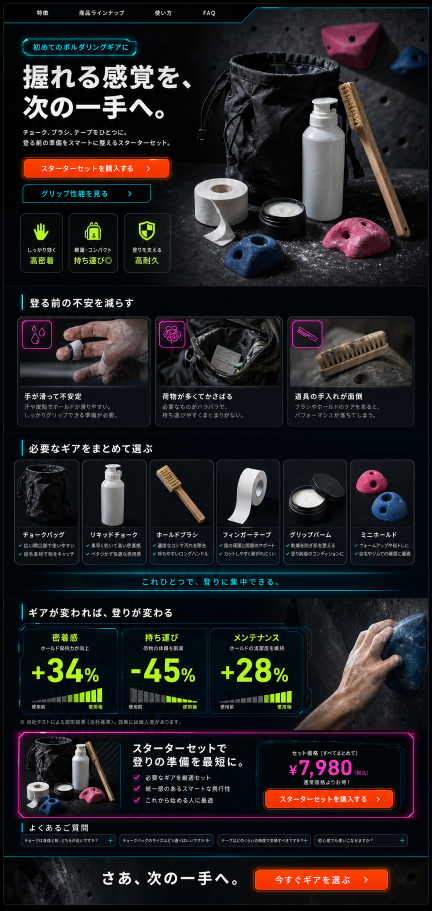
#> input picture day099/mockups/home-lp.png, 864 x 1821 px, found by its file name (shown at 1/2 size)
$ python extract_mock_assets.py
#> lines starting #> are read from the running program, lines starting #| are printed output that depends on the picture
from pathlib import Path

from PIL import Image, ImageDraw, ImageFilter


ROOT = Path(__file__).resolve().parents[1]
MOCKUPS = ROOT / "mockups"
PUBLIC = ROOT / "public" / "assets"


def ensure_dirs():
    for directory in [
        PUBLIC / "illustrations",
        PUBLIC / "thumbnails",
        PUBLIC / "featured",
        PUBLIC / "gallery",
        PUBLIC / "relationship",
        PUBLIC / "wallpapers",
        PUBLIC / "logos",
    ]:
        directory.mkdir(parents=True, exist_ok=True)


def crop(src, box, out, mask=None):
#> called with box = (17, 16, 111, 61)
    image = Image.open(src).convert("RGBA").crop(box)
    if mask:
        image = apply_mask(image, mask)
    out.parent.mkdir(parents=True, exist_ok=True)
    image.save(out)


def apply_mask(image, mask_spec):
    kind = mask_spec["kind"]
    padding = mask_spec.get("padding", 0)
    feather = mask_spec.get("feather", 3)
    width, height = image.size
#> width = 94; height = 45
    mask = Image.new("L", (width, height), 0)
#> mask: PIL image 94x45 L; every value is 0
    draw = ImageDraw.Draw(mask)

    if kind == "ellipse":
        draw.ellipse(
            (padding, padding, width - padding, height - padding),
            fill=255,
        )
    elif kind == "rounded":
        radius = mask_spec.get("radius", 24)
        draw.rounded_rectangle(
            (padding, padding, width - padding, height - padding),
            radius=radius,
            fill=255,
        )
    elif kind == "hero":
        draw.ellipse((18, 0, width - 18, height - 18), fill=255)
        draw.rounded_rectangle((32, int(height * 0.52), width - 32, height - 8), radius=42, fill=255)
    else:
        raise ValueError(f"Unknown mask kind: {kind}")

    if feather:
        mask = mask.filter(ImageFilter.GaussianBlur(feather))

    result = image.copy()
    result.putalpha(mask)
    return result


def main():
    ensure_dirs()

    home = MOCKUPS / "home-lp.png"
    profile = MOCKUPS / "pages" / "character-profile.png"
    videos = MOCKUPS / "pages" / "video-list.png"
    gallery = MOCKUPS / "pages" / "gallery.png"

    crop(
        home,
        (17, 16, 111, 61),
        PUBLIC / "logos" / "logo-cats.png",
        {"kind": "rounded", "padding": 1, "radius": 22, "feather": 1},
    )
    crop(
        home,
        (374, 78, 835, 585),
        PUBLIC / "illustrations" / "hero-cats.png",
        {"kind": "hero", "feather": 5},
    )
#> in apply_mask (call 2), `mask = Image.new("L", (width, height), 0)`: mask: PIL image 461x507 L; every value is 0
#> in apply_mask (call 2), `mask = mask.filter(ImageFilter.GaussianBlur(feather))`:
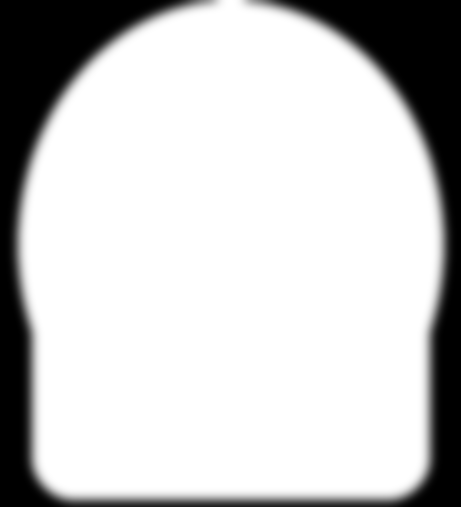
#> mask: PIL image 461x507 L; min 0, max 255, mean 201
#> in apply_mask (call 2), `result.putalpha(mask)`:
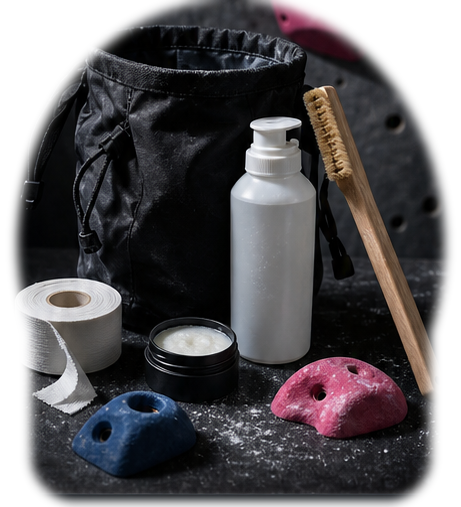
#> result: PIL image 461x507 RGBA; mean R, G, B, A 49.7, 46.6, 50.1, 201; transparent parts drawn white
    crop(
        home,
        (65, 690, 224, 857),
        PUBLIC / "illustrations" / "profile-shiro.png",
        {"kind": "ellipse", "padding": 2, "feather": 2},
    )
#> in apply_mask (call 3), `mask = Image.new("L", (width, height), 0)`: mask: PIL image 159x167 L; every value is 0
#> in apply_mask (call 3), `mask = mask.filter(ImageFilter.GaussianBlur(feather))`:
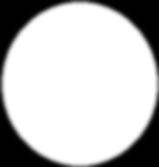
#> mask: PIL image 159x167 L; min 0, max 255, mean 192.5
#> in apply_mask (call 3), `result.putalpha(mask)`:
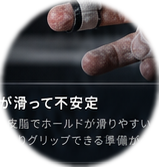
#> result: PIL image 159x167 RGBA; mean R, G, B, A 46.4, 44.6, 48.8, 192.5; transparent parts drawn white
    crop(
        home,
        (476, 690, 620, 857),
        PUBLIC / "illustrations" / "profile-hachi.png",
        {"kind": "ellipse", "padding": 2, "feather": 2},
    )
#> call 4 of crop, with box = (476, 690, 620, 857)
#> in crop (call 4), `image = Image.open(src).convert("RGBA").crop(box)`:
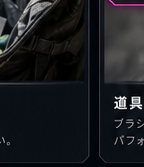
#> image: PIL image 144x167 RGBA; mean R, G, B, A 26, 28.3, 31.8, 255
#> in apply_mask (call 4), `mask = Image.new("L", (width, height), 0)`: mask: PIL image 144x167 L; every value is 0
#> in apply_mask (call 4), `mask = mask.filter(ImageFilter.GaussianBlur(feather))`:
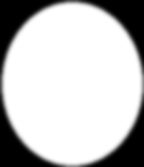
#> mask: PIL image 144x167 L; min 0, max 255, mean 192.4
#> in apply_mask (call 4), `result.putalpha(mask)`:
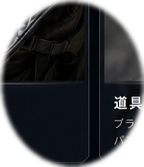
#> result: PIL image 144x167 RGBA; mean R, G, B, A 26, 28.3, 31.8, 192.4; transparent parts drawn white
    crop(
        profile,
        (465, 110, 826, 420),
        PUBLIC / "illustrations" / "intro-cats.png",
        {"kind": "hero", "feather": 5},
    )
    crop(
        videos,
        (450, 76, 870, 356),
        PUBLIC / "illustrations" / "video-hero-cats.png",
        {"kind": "hero", "feather": 5},
    )
    crop(
        gallery,
        (398, 102, 835, 402),
        PUBLIC / "illustrations" / "gallery-hero-cats.png",
        {"kind": "hero", "feather": 5},
    )

    profile_detail_boxes = [
        ("shiro-likes", (268, 858, 409, 982)),
        ("shiro-personality", (292, 1017, 424, 1129)),
        ("shiro-charm", (286, 1164, 424, 1284)),
        ("hachi-likes", (666, 858, 812, 984)),
        ("hachi-personality", (672, 1016, 814, 1128)),
        ("hachi-charm", (674, 1164, 817, 1284)),
    ]
    for name, box in profile_detail_boxes:
        crop(profile, box, PUBLIC / "illustrations" / f"profile-detail-{name}.png", {"kind": "rounded", "padding": 0, "radius": 12, "feather": 1})

    thumbnail_boxes = [
        ("morning-stretch", (33, 1034, 218, 1198)),
        ("snack-time", (230, 1034, 416, 1198)),
        ("window-watch", (435, 1034, 621, 1198)),
        ("weekend-games", (638, 1034, 824, 1198)),
    ]
    for name, box in thumbnail_boxes:
        crop(home, box, PUBLIC / "thumbnails" / f"{name}.png", {"kind": "rounded", "padding": 0, "radius": 10, "feather": 1})

    gallery_boxes = [
        ("nap-together", (34, 1311, 218, 1430)),
        ("box-hideout", (236, 1311, 420, 1430)),
        ("window-pair", (437, 1311, 621, 1430)),
        ("music-room", (638, 1311, 823, 1430)),
        ("soft-bed", (34, 1460, 218, 1579)),
        ("face-to-face", (236, 1460, 420, 1579)),
        ("round-sleep", (437, 1460, 621, 1579)),
        ("sunny-room", (638, 1460, 823, 1579)),
    ]
    for name, box in gallery_boxes:
        crop(home, box, PUBLIC / "gallery" / f"{name}.png", {"kind": "rounded", "padding": 0, "radius": 10, "feather": 1})

    relationship_boxes = [
        ("morning-greeting", (73, 1392, 283, 1538)),
        ("snack-meeting", (326, 1392, 536, 1538)),
        ("window-watch", (581, 1392, 792, 1538)),
    ]
    for name, box in relationship_boxes:
        crop(profile, box, PUBLIC / "relationship" / f"{name}.png", {"kind": "rounded", "padding": 0, "radius": 14, "feather": 1})

    crop(videos, (48, 416, 453, 688), PUBLIC / "featured" / "weekly-playtime.png", {"kind": "rounded", "padding": 0, "radius": 14, "feather": 1})

    video_library_boxes = [
        ("morning-stretch", (29, 814, 290, 988)),
        ("snack-time", (319, 814, 580, 988)),
        ("window-watch", (608, 814, 869, 988)),
        ("fur-grooming", (29, 1124, 290, 1298)),
        ("box-hideout", (319, 1124, 580, 1298)),
        ("night-rest", (608, 1124, 869, 1298)),
    ]
    for name, box in video_library_boxes:
        crop(videos, box, PUBLIC / "thumbnails" / f"library-{name}.png", {"kind": "rounded", "padding": 0, "radius": 10, "feather": 1})

    crop(gallery, (239, 424, 812, 720), PUBLIC / "featured" / "best-shot.png", {"kind": "rounded", "padding": 0, "radius": 16, "feather": 1})

    gallery_page_boxes = [
        ("sun-stretch", (37, 820, 223, 1045)),
        ("round-eyes", (237, 820, 424, 1045)),
        ("snack-sign", (437, 820, 624, 1045)),
        ("window-back", (638, 820, 824, 1045)),
        ("sleep-together", (37, 1110, 223, 1335)),
        ("tiny-paws", (237, 1110, 424, 1335)),
        ("box-shiro", (437, 1110, 624, 1335)),
        ("yarn-hachi", (638, 1110, 824, 1335)),
    ]
    for name, box in gallery_page_boxes:
        crop(gallery, box, PUBLIC / "gallery" / f"page-{name}.png", {"kind": "rounded", "padding": 0, "radius": 10, "feather": 1})

    wallpaper_boxes = [
        ("sunny-shiro", (43, 1450, 285, 1597)),
        ("blue-sky-pair", (309, 1450, 551, 1597)),
        ("rolling-hachi", (571, 1450, 813, 1597)),
    ]
    for name, box in wallpaper_boxes:
        crop(gallery, box, PUBLIC / "wallpapers" / f"{name}.png", {"kind": "rounded", "padding": 0, "radius": 10, "feather": 1})


if __name__ == "__main__":
#> (the run stopped early here; a loop or call above may not have finished)
